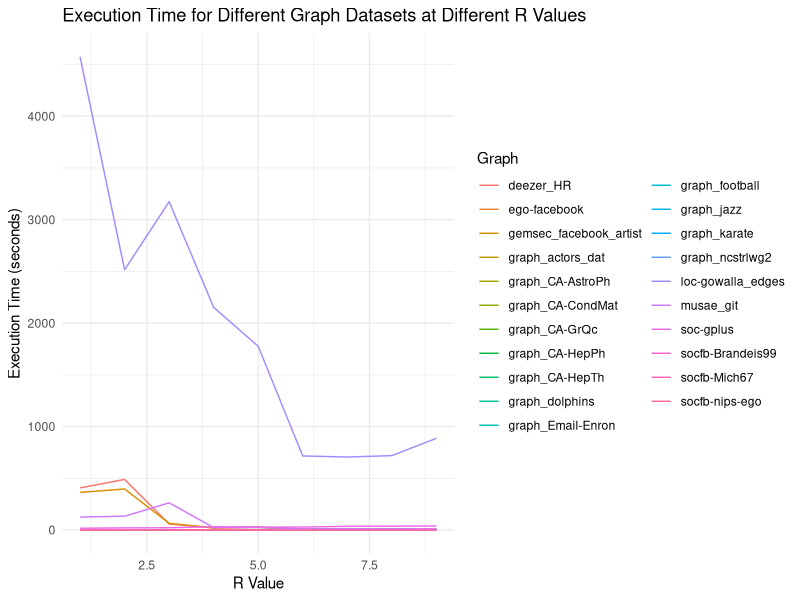
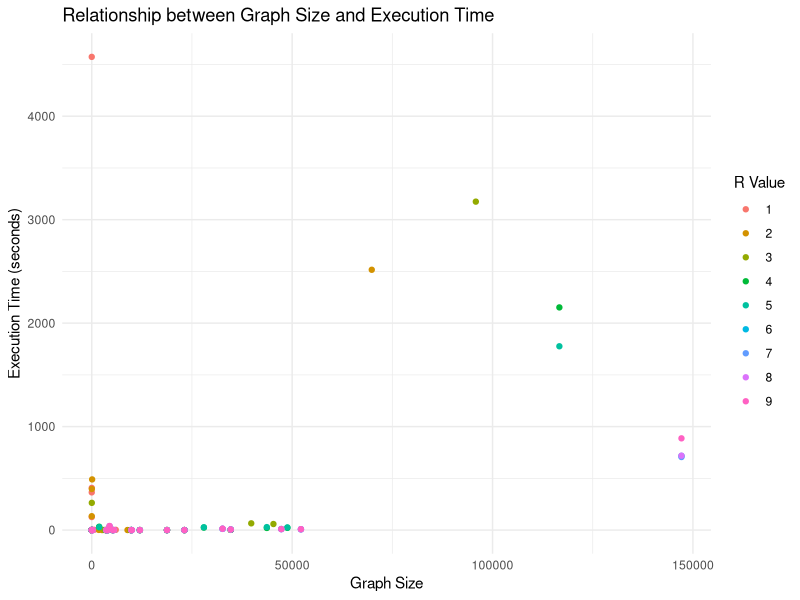
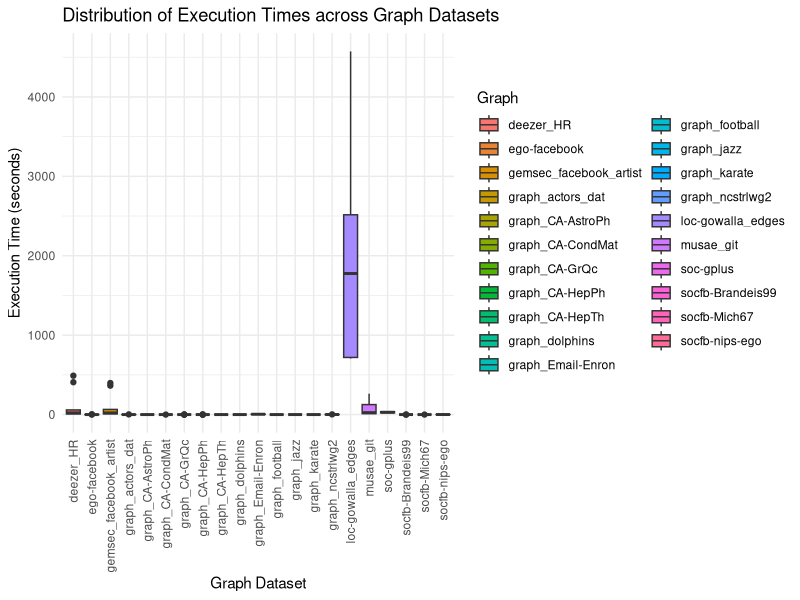
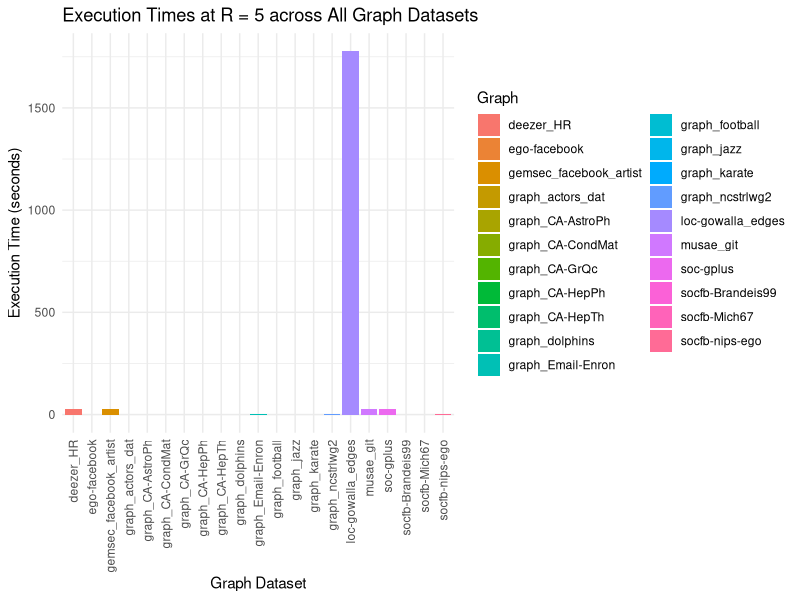
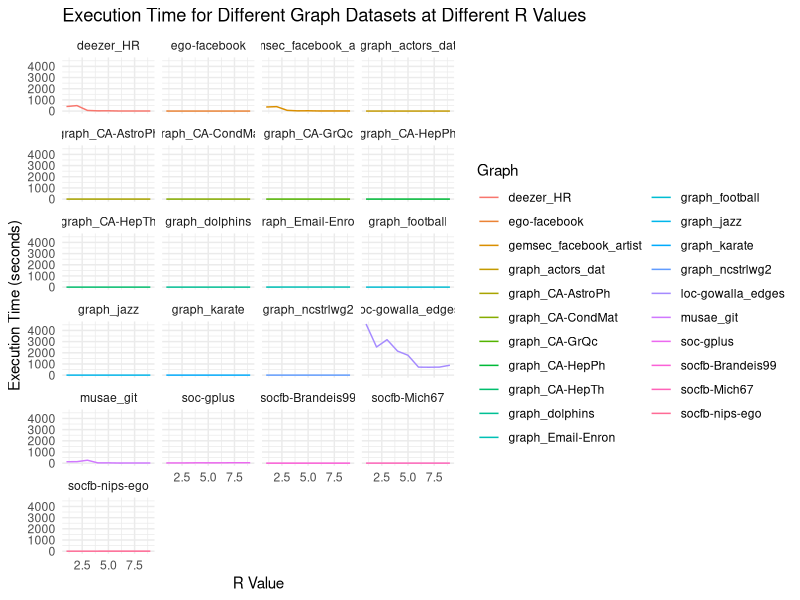

These charts were generated, in order, by the following R code:
# Load required libraries
#install.packages("ggplot2")
#install.packages("dplyr")
library(ggplot2)
library(dplyr)

# Read the data from CSV file
data <- read.csv("Data_LT.csv")

# 1. Compare the execution time for different graph datasets at different values of R
p1 <- ggplot(data, aes(x = R, y = Execution.time, group = Graph, color = Graph)) +
  geom_line() +
  labs(title = "Execution Time for Different Graph Datasets at Different R Values",
       x = "R Value",
       y = "Execution Time (seconds)") +
  theme_minimal()

# 2. Examine the relationship between graph size and execution time
p2 <- ggplot(data, aes(x = Size, y = Execution.time, color = as.factor(R))) +
  geom_point() +
  labs(title = "Relationship between Graph Size and Execution Time",
       x = "Graph Size",
       y = "Execution Time (seconds)",
       color = "R Value") +
  theme_minimal()

# 3. Analyze the distribution of execution times across graph datasets
p3 <- ggplot(data, aes(x = Graph, y = Execution.time, fill = Graph)) +
  geom_boxplot() +
  labs(title = "Distribution of Execution Times across Graph Datasets",
       x = "Graph Dataset",
       y = "Execution Time (seconds)") +
  theme_minimal() +
  theme(axis.text.x = element_text(angle = 90, hjust = 1, vjust = 0.5))

# 4. Compare the execution times at a specific value of R (e.g., R = 5) across all graph datasets
specific_r_value <- 5
data_specific_r <- data %>% filter(R == specific_r_value)

p4 <- ggplot(data_specific_r, aes(x = Graph, y = Execution.time, fill = Graph)) +
  geom_bar(stat = "identity") +
  labs(title = paste("Execution Times at R =", specific_r_value, "across All Graph Datasets"),
       x = "Graph Dataset",
       y = "Execution Time (seconds)") +
  theme_minimal() +
  theme(axis.text.x = element_text(angle = 90, hjust = 1, vjust = 0.5))

# Display the plots
p1
p2
p3
p4

# Compare the execution time for different graph datasets at different values of R (Faceted)
p1_faceted <- ggplot(data, aes(x = R, y = Execution.time, group = Graph, color = Graph)) +
  geom_line() +
  labs(title = "Execution Time for Different Graph Datasets at Different R Values",
       x = "R Value",
       y = "Execution Time (seconds)") +
  theme_minimal() +
  facet_wrap(~ Graph, ncol = 4) # Adjust 'ncol' to change the number of columns in the grid

# Display the faceted plot
p1_faceted
